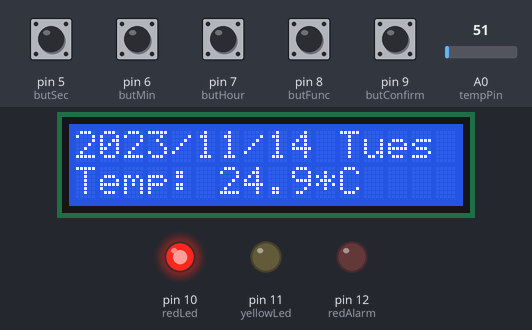
A sketch run on a simulated Arduino Uno, built with avr-gcc and run on an emulated ATmega328P. Shown: 16×2 character LCD, output pins drawn as LEDs (lit = HIGH). The test bench sets the inputs (shaded band); at power-on: pin 5 (butSec), pin 6 (butMin), pin 7 (butHour), pin 8 (butFunc), pin 9 (butConfirm) LOW, A0 (tempPin) = 51. The local clock reads 2024-03-15 10:24:30 at power-on unless the sketch sets it; what the sketch prints to the serial monitor is not drawn.

Above: at 1.2 s.
1.3 s: pin 8 (butFunc) pulled HIGH for 1 s
At 2.6 s:
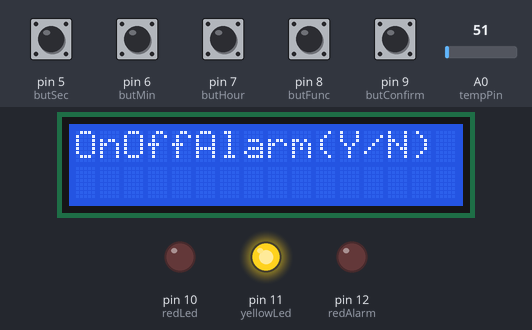
4.6 s: pin 6 (butMin) pulled HIGH for 1 s
At 5.8 s:
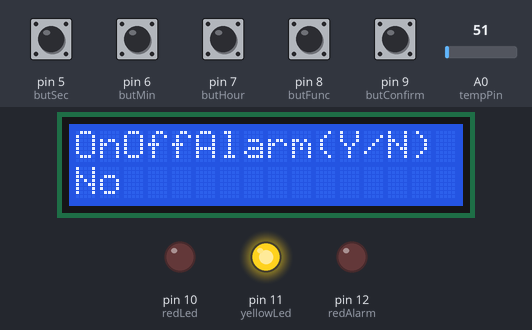
9.7 s: pin 7 (butHour) pulled HIGH for 1 s
At 11.0 s:
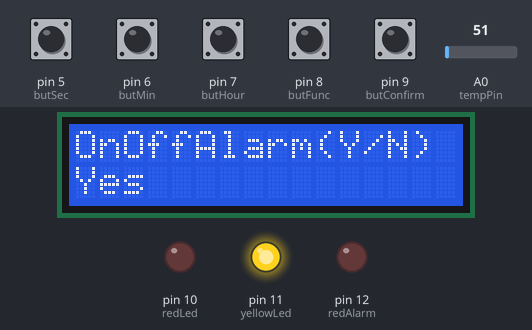
14.8 s: pin 9 (butConfirm) pulled HIGH for 1 s
At 17.2 s:
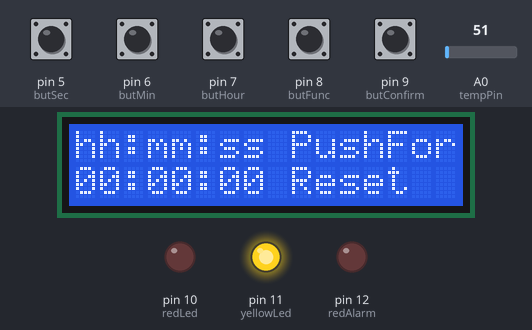
19.9 s: pin 6 (butMin) pulled HIGH for 1 s
At 22.4 s:
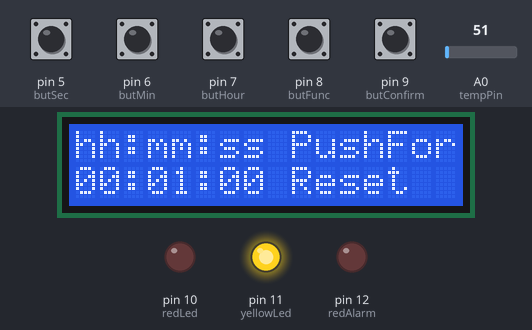
23.1 s: pin 7 (butHour) pulled HIGH for 1 s
At 25.5 s:
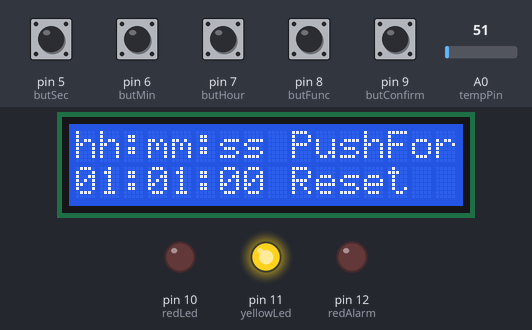
Timing chart, 0 to 27.0 s (numbered marks = the images above; inputs shaded):
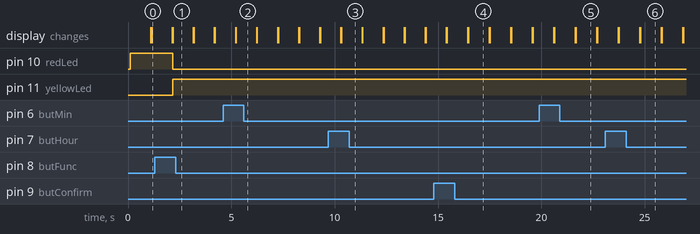

The sketch:

IOTporject.ino
```cpp
#include <RTClib.h>
#include<Wire.h>
#include <LiquidCrystal_I2C.h>
RTC_DS1307 rtc;
LiquidCrystal_I2C lcd(0X27,16,2); //SCL A5 SDA A4
char date[7][7] = {"Sun","Mon", "Tues", "Wed", "Thurs", "Fri", "Sat"}; //Dùng m?ng 2 chi?u ?? l?u th?
int val; //value cho tempreture
int tempPin = 0; //trmpreture pin
int functionNo = 1; //?ánh th? t? hàm ch?c n?ng (hàm ??u tiên là 1)
bool isPush = false; //check coi có ?n nút function ch?a(bi?n dùng ?? làm ?i?u ki?n)
bool isChoose = false; //check coi có ch?n không(ban ??u s? là không vì ch?a ch?n)
bool chooseYes = false;
bool chooseNo = false;
bool isAlarm = false; //T?t b?t ch?c n?ng báo th?c(ban ??u t?t)


//Button for setting second
const int butSec = 5;
//Button for setting minute
const int butMin = 6;
//Button for setting hour
const int butHour = 7;
//Button for choosing function
const int butFunc = 8;
//Button for confirm yes/no
const int butConfirm = 9;


//LED RED Nh?n di?n ?ang ? mode show currentdate, temp
const int redLed = 10;
//LED YELLOW Nh?n di?n ?ang ? mode set alarm
const int yellowLed = 11;
//LED REDALARM ch?p thay cho báo th?c reng
const int redAlarm = 12;


//hh for setting alarm hour
int hh = 0;
//mm for setting alarm minute
int mm = 0;
//ss for setting alarm second
int ss = 0;
bool isDelete = false; //N?u báo th?c không delete thì s? báo


void setup() {
  Serial.begin(9600);
  Wire.begin();
  rtc.begin(); //load the time from your computer
  rtc.adjust(DateTime(__DATE__,__TIME__)); //Set current date, time for RTC


  //Set up LCD
  lcd.init();
  lcd.backlight();

  //Set up buttons
  pinMode(butSec, INPUT);
  pinMode(butMin, INPUT);
  pinMode(butHour, INPUT);
  pinMode(butFunc, INPUT);
  pinMode(butConfirm, INPUT);


  //Set up LEDs
  pinMode(redLed, OUTPUT);
  pinMode(yellowLed, OUTPUT);
  pinMode(redAlarm, OUTPUT);


}


void loop() {
  changeMode(); //dùng ?? ??i gi?a 2 mode


  if (functionNo == 1) {
    digitalClock();
    digitalWrite(redLed, HIGH);
    digitalWrite(yellowLed, LOW);
  } else if (functionNo == 2) { //setAlarm(Yes/No)?
    setAlarm();
    digitalWrite(redLed, LOW);
    digitalWrite(yellowLed, HIGH);
    if (isChoose && chooseYes) {
      lcd.print("Yes");
      confirmYesNo();
    } else if (isChoose && chooseNo) {
      lcd.print("No");
      confirmYesNo();
    } else if (!isChoose) { //Tr??ng h?p không ch?n mà nh?n back luôn
      confirmYesNo();
    }
  } else if (functionNo == 3) {
    lcd.setCursor(0, 0);
    lcd.print("hh:mm:ss");
    lcd.setCursor(9, 0);
    lcd.print("PushFor");
    lcd.setCursor(9, 1);
    lcd.print("Reset");
    setTimeAlarm();
  }


  if (isAlarm) {
    DateTime timeNow = rtc.now();
    if (hh == timeNow.hour() && mm == timeNow.minute() && ss == timeNow.second()) {
      for (int i = 0; i < 200; i ++) { //?èn ch?p ???c kho?ng 4-5s
        if (digitalRead(redAlarm) == HIGH) {
          digitalWrite(redAlarm, LOW);
        } else {
          digitalWrite(redAlarm, HIGH);
        }
        Serial.println("Alarm Ringging...");
      }
    }
  } else {
    Serial.println("Alarm Off");
  }


  delay(1000);
  lcd.clear();
}


void changeMode() {
  if (digitalRead(butFunc) == HIGH && isPush == false) {
    functionNo = 2;
    isPush = true;
  } else if (digitalRead(butFunc) == HIGH && isPush == true) {
    functionNo = 1;
    isPush = false;
  }
}


float calculateTemp() { //LM35
  val = analogRead(tempPin); //??c giá tr? nhi?t ?? ra, sau ?ó l?u bi?n value(val) ?? tính toán
  float mv = ( val/1023.0)*5000;
  float cel = mv/10; //?? C
  return cel;
  // float farh = (cel*9)/5 + 32; //?? F
  //return farh;
}


void digitalClock() {
  float cel = calculateTemp(); //?? C


  DateTime timeNow = rtc.now();
  lcd.setCursor(0, 0);
  lcd.print(timeNow.year());
  lcd.setCursor(4, 0);


  lcd.print('/');
  lcd.setCursor(5, 0);


  if (timeNow.month() <= 9) {
    lcd.print(0);
    lcd.setCursor(6, 0);
    lcd.print(timeNow.month());
  } else {
    lcd.print(timeNow.month());
    lcd.setCursor(7, 0);
  }


  lcd.print('/');
  lcd.setCursor(8, 0);


  if (timeNow.day() <= 9) {
    lcd.print(0);
    lcd.setCursor(9, 0);
    lcd.print(timeNow.day());
  } else {
    lcd.print(timeNow.day());
    lcd.setCursor(11, 0);
  }


  lcd.print(date[timeNow.dayOfTheWeek()]);


  lcd.setCursor(0, 1);
  lcd.print("Temp: ");
  lcd.setCursor(6, 1);
  lcd.print(cel);
  lcd.setCursor(10, 1);
  lcd.print("*C");


  //Print time for testing setAlarn() function
  Serial.print(timeNow.hour(), DEC);
  Serial.print(':');
  Serial.print(timeNow.minute(), DEC);
  Serial.print(':');
  Serial.print(timeNow.second(), DEC);
  Serial.println();
  Serial.print("-------------------------------------");
  Serial.println();
}


void setAlarm() { //Hàm h?i có mu?n cài báo th?c không, n?u có m?i setDateAlram()
  lcd.setCursor(0, 0);
  lcd.print("OnOffAlarm(Y/N)");
  lcd.setCursor(0, 1);
  if (digitalRead(butHour) == HIGH) { //M??n ?? nút butHour làm choosing yes
    isChoose = true;
    chooseYes = true;
    chooseNo = false;
  } else if (digitalRead(butMin) == HIGH) { ////M??n ?? nút butMin làm choosing no
    isChoose = true;
    chooseYes = false;
    chooseNo = true;
  }
}


void confirmYesNo() {
  if (functionNo == 3) {
    if (digitalRead(butConfirm) == HIGH) { //Bush for reset
      hh = 0;
      mm = 0;
      ss = 0;
    }
  } else {
    if (digitalRead(butConfirm) == HIGH && chooseYes) {
      functionNo = 3;
      isAlarm = true;
    } else if (digitalRead(butConfirm) == HIGH && chooseNo) { //N?u ch?n No thì tr? v? Digital Clock và set l?i isChoose thành false
      functionNo = 1;
      isChoose = false;
      isAlarm = false;
    } else if (digitalRead(butConfirm) == HIGH && !chooseYes && !chooseNo) { //Tr??ng h?p không ch?n mà nh?n back luôn
      functionNo = 1;
      isAlarm = false;
    }
  }

}


void setTimeAlarm() { //Hàm h?n gi? báo th?c
  showSettingTime();
  if (digitalRead(butHour) == HIGH) {
    if (hh >= 0 && hh <= 24) {
      hh++;
    } else {
      hh = 0;
    }
  }
  if (digitalRead(butMin) == HIGH) {
    if (mm >= 0 && mm <= 60) {
      mm++;
    } else {
      mm = 0;
    }
  }
  if (digitalRead(butSec) == HIGH) {
    if (ss >= 0 && ss <= 60) {
      ss++;
    } else {
      ss = 0;
    }
  }
  confirmYesNo(); //For reset Time to format(Not turn off Alarm mode)
}


void showSettingTime() { //Dùng ?? xu?t ra LCD thgian ?ang nh?p
  lcd.setCursor(0, 1);
  if (hh >= 0 && hh <= 24) { //ifelse này ?? ch?n LCD print ra >= 25
    if (hh <= 9) {
      lcd.print(0);
      lcd.setCursor(1, 1);
      lcd.print(hh);
    } else {
      lcd.print(hh);
    }
  } else {
    lcd.print("00");
  }


  lcd.setCursor(2, 1);
  lcd.print(":");
  lcd.setCursor(3, 1);


  if (mm >= 0 && mm <= 60) { //ifelse này ?? ch?n LCD print ra >= 60
    if (mm <= 9) {
      lcd.print(0);
      lcd.setCursor(4, 1);
      lcd.print(mm);
    } else {
      lcd.print(mm);
    }
  } else {
    lcd.print("00");
  }


  lcd.setCursor(5, 1);
  lcd.print(":");
  lcd.setCursor(6, 1);


  if (0 <= ss && ss <= 60) { //ifelse này ?? ch?n LCD print ra >= 60
    if (ss <= 9) {
      lcd.print(0);
      lcd.setCursor(7, 1);
      lcd.print(ss);
    } else {
      lcd.print(ss);
    }
  } else {
    lcd.print("00");
  }
}
```

Measured:
- after the input at 1.3 s, pin 10 (redLed): HIGH → LOW after 0.86 s; pin 11 (yellowLed): LOW → HIGH after 0.86 s; the display: first differs from a run without the input after 0.86 s (image 1)
- after the input at 4.6 s, the display: first differs from a run without the input after 0.62 s (image 2)
- after the input at 9.7 s, the display: first differs from a run without the input after 0.62 s (image 3)
- after the input at 14.8 s, the display: first differs from a run without the input after 1.7 s (image 4)
- after the input at 19.9 s, the display: first differs from a run without the input after 1.8 s (image 5)
- after the input at 23.1 s, the display: first differs from a run without the input after 1.7 s (image 6)
- what the display in image 4 shows lasts 1.0 s, from 16.5 s to 17.5 s
